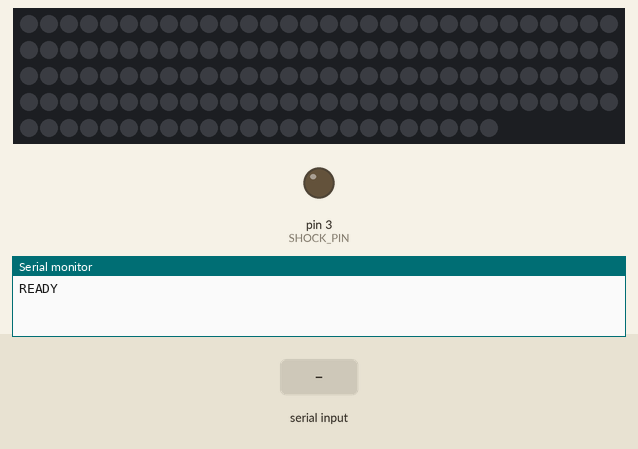
The program below on a simulated Arduino Nano, built with avr-gcc and run on an emulated ATmega328P. Shown: 144 RGB LEDs in strip order, left to right, continuing on the next row, output pins drawn as LEDs (lit = HIGH), the last lines printed to the serial monitor. Dashed ring = blinking. Inputs (shaded band) come from the test bench. Dim RGB values are drawn brighter than linear.

Above: at 1.2 s.
1.3 s: "RECORD\n" received over Serial
At 1.4 s:
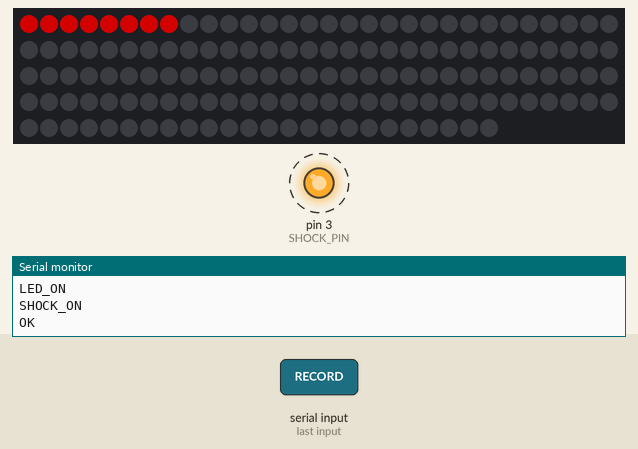
4.0 s: "CONFIG_LED:\n" received over Serial
7.0 s: "PREVIEW,1\n" received over Serial
Timing chart, 0 to 10.0 s (numbered marks = the images above; inputs shaded):
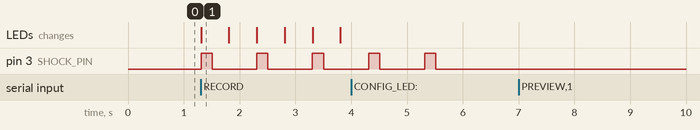

The program:

main.cpp
```cpp
/*
 * e-Shock LED Controller — Arduino Nano
 *
 * Pin 3  : Shock output (rising-edge trigger, active HIGH)
 * Pin 8  : WS2812B individually-addressable LED data line
 *
 * Serial protocol (115200 baud):
 *   Commands IN  (from Python) ─────────────────────────────────────────
 *     CONFIG_LED:<num_leds>,<brightness>,<r>,<g>,<b>,<led_on_ms>,<led_off_ms>
 *     CONFIG_SHOCK:<shock_on_ms>,<shock_off_ms>,<num_cycles>
 *     PREVIEW          — run LEDs + report shock times (pin stays LOW)
 *     RECORD           — run LEDs + actually drive shock pin
 *     STOP             — halt everything immediately
 *
 *   Messages OUT (to Python) ───────────────────────────────────────────
 *     OK               — config accepted
 *     SHOCK_ON         — shock (or simulated shock) just started
 *     SHOCK_OFF        — shock (or simulated shock) just ended
 *     LED_ON           — LED pattern turned on
 *     LED_OFF          — LED pattern turned off
 *     SEQUENCE_DONE    — full sequence finished
 *     ERR:<message>    — something went wrong
 */

#include <Arduino.h>
#include <FastLED.h>

// ── Hardware pins ──────────────────────────────────────────────────────
#define SHOCK_PIN   3
#define LED_PIN     8
#define MAX_LEDS  144          // physical max; actual count set at runtime

// ── LED buffer ─────────────────────────────────────────────────────────
CRGB leds[MAX_LEDS];

// ── Configurable parameters (defaults) ─────────────────────────────────
uint16_t numLeds      = 8;
uint8_t  ledBright    = 128;
uint8_t  ledR         = 255;
uint8_t  ledG         = 0;
uint8_t  ledB         = 0;
uint32_t ledOnMs      = 500;
uint32_t ledOffMs     = 500;

uint32_t shockOnMs    = 200;
uint32_t shockOffMs   = 800;
uint16_t shockCycles  = 5;

// ── State machine ──────────────────────────────────────────────────────
enum Mode { IDLE, PREVIEW, RECORDING };
volatile Mode currentMode = IDLE;

// Timing state
uint32_t seqStartMs       = 0;
uint16_t shockCyclesDone  = 0;
bool     shockActive      = false;
bool     ledsOn           = false;
uint32_t lastShockToggle  = 0;
uint32_t lastLedToggle    = 0;
bool     sequenceRunning  = false;

// ── Forward declarations ───────────────────────────────────────────────
void handleSerial();
void parseConfig(const String &line);
void startSequence(Mode mode);
void stopSequence();
void runSequence();

// ═══════════════════════════════════════════════════════════════════════
void setup() {
  Serial.begin(115200);
  pinMode(SHOCK_PIN, OUTPUT);
  digitalWrite(SHOCK_PIN, LOW);

  FastLED.addLeds<WS2812B, LED_PIN, GRB>(leds, MAX_LEDS);
  FastLED.setBrightness(ledBright);
  fill_solid(leds, MAX_LEDS, CRGB::Black);
  FastLED.show();

  Serial.println("READY");
}

// ═══════════════════════════════════════════════════════════════════════
void loop() {
  handleSerial();

  if (sequenceRunning) {
    runSequence();
  }
}

// ── Serial command router ──────────────────────────────────────────────
void handleSerial() {
  if (!Serial.available()) return;

  String line = Serial.readStringUntil('\n');
  line.trim();

  if (line.startsWith("CONFIG_LED:") || line.startsWith("CONFIG_SHOCK:")) {
    parseConfig(line);
  } else if (line == "PREVIEW") {
    startSequence(PREVIEW);
  } else if (line == "RECORD") {
    startSequence(RECORDING);
  } else if (line == "STOP") {
    stopSequence();
  } else {
    Serial.print("ERR:Unknown command ");
    Serial.println(line);
  }
}

// ── Parse & apply configuration ────────────────────────────────────────
void parseConfig(const String &line) {
  if (line.startsWith("CONFIG_LED:")) {
    // CONFIG_LED:<num>,<bright>,<r>,<g>,<b>,<on_ms>,<off_ms>
    String payload = line.substring(11);
    int idx = 0;
    int parts[7];
    int from = 0;
    for (int i = 0; i < 7; i++) {
      int sep = payload.indexOf(',', from);
      if (sep == -1) sep = payload.length();
      parts[i] = payload.substring(from, sep).toInt();
      from = sep + 1;
    }
    numLeds   = constrain(parts[0], 1, MAX_LEDS);
    ledBright = constrain(parts[1], 0, 255);
    ledR      = constrain(parts[2], 0, 255);
    ledG      = constrain(parts[3], 0, 255);
    ledB      = constrain(parts[4], 0, 255);
    ledOnMs   = (uint32_t)parts[5];
    ledOffMs  = (uint32_t)parts[6];

    FastLED.setBrightness(ledBright);
    Serial.println("OK");

  } else if (line.startsWith("CONFIG_SHOCK:")) {
    // CONFIG_SHOCK:<on_ms>,<off_ms>,<cycles>
    String payload = line.substring(13);
    int parts[3];
    int from = 0;
    for (int i = 0; i < 3; i++) {
      int sep = payload.indexOf(',', from);
      if (sep == -1) sep = payload.length();
      parts[i] = payload.substring(from, sep).toInt();
      from = sep + 1;
    }
    shockOnMs   = (uint32_t)parts[0];
    shockOffMs  = (uint32_t)parts[1];
    shockCycles = (uint16_t)parts[2];
    Serial.println("OK");
  }
}

// ── Start a sequence ───────────────────────────────────────────────────
void startSequence(Mode mode) {
  stopSequence();                       // clean slate
  currentMode      = mode;
  sequenceRunning  = true;
  seqStartMs       = millis();
  shockCyclesDone  = 0;
  shockActive      = false;
  ledsOn           = false;
  lastShockToggle  = millis();
  lastLedToggle    = millis();

  // Immediately turn LEDs on & start first shock
  fill_solid(leds, numLeds, CRGB(ledR, ledG, ledB));
  FastLED.show();
  ledsOn = true;
  Serial.println("LED_ON");

  if (shockCycles > 0) {
    if (currentMode == RECORDING) {
      digitalWrite(SHOCK_PIN, HIGH);
    }
    shockActive = true;
    Serial.println("SHOCK_ON");
  }

  Serial.println("OK");
}

// ── Stop everything ────────────────────────────────────────────────────
void stopSequence() {
  sequenceRunning = false;
  currentMode     = IDLE;

  digitalWrite(SHOCK_PIN, LOW);
  shockActive = false;

  fill_solid(leds, MAX_LEDS, CRGB::Black);
  FastLED.show();
  ledsOn = false;
}

// ── Non-blocking sequence runner (called every loop) ───────────────────
void runSequence() {
  uint32_t now = millis();

  // ─── Shock cycling ───────────────────────────────────────────────
  if (shockCyclesDone < shockCycles) {
    if (shockActive) {
      if (now - lastShockToggle >= shockOnMs) {
        // Turn shock OFF
        if (currentMode == RECORDING) {
          digitalWrite(SHOCK_PIN, LOW);
        }
        shockActive     = false;
        lastShockToggle = now;
        shockCyclesDone++;
        Serial.println("SHOCK_OFF");
      }
    } else {
      if (now - lastShockToggle >= shockOffMs) {
        // Turn shock ON for next cycle
        if (currentMode == RECORDING) {
          digitalWrite(SHOCK_PIN, HIGH);
        }
        shockActive     = true;
        lastShockToggle = now;
        Serial.println("SHOCK_ON");
      }
    }
  }

  // ─── LED cycling (runs independently, continues even after shocks done) ──
  if (ledsOn) {
    if (now - lastLedToggle >= ledOnMs) {
      fill_solid(leds, numLeds, CRGB::Black);
      FastLED.show();
      ledsOn        = false;
      lastLedToggle = now;
      Serial.println("LED_OFF");
    }
  } else {
    if (now - lastLedToggle >= ledOffMs) {
      fill_solid(leds, numLeds, CRGB(ledR, ledG, ledB));
      FastLED.show();
      ledsOn        = true;
      lastLedToggle = now;
      Serial.println("LED_ON");
    }
  }

  // ─── Sequence completion ─────────────────────────────────────────
  if (shockCyclesDone >= shockCycles && !shockActive) {
    // Shocks are done — keep LEDs cycling until Python sends STOP.
    // But notify once:
    static bool doneSent = false;
    if (!doneSent) {
      Serial.println("SEQUENCE_DONE");
      doneSent = true;
    }
  }
}
```

Measured:
- after the input at 1.3 s, pin 3 (SHOCK_PIN): alternates HIGH for 0.20 s and LOW for 0.80 s, starting at once; the LEDs: change at once (image 1)
